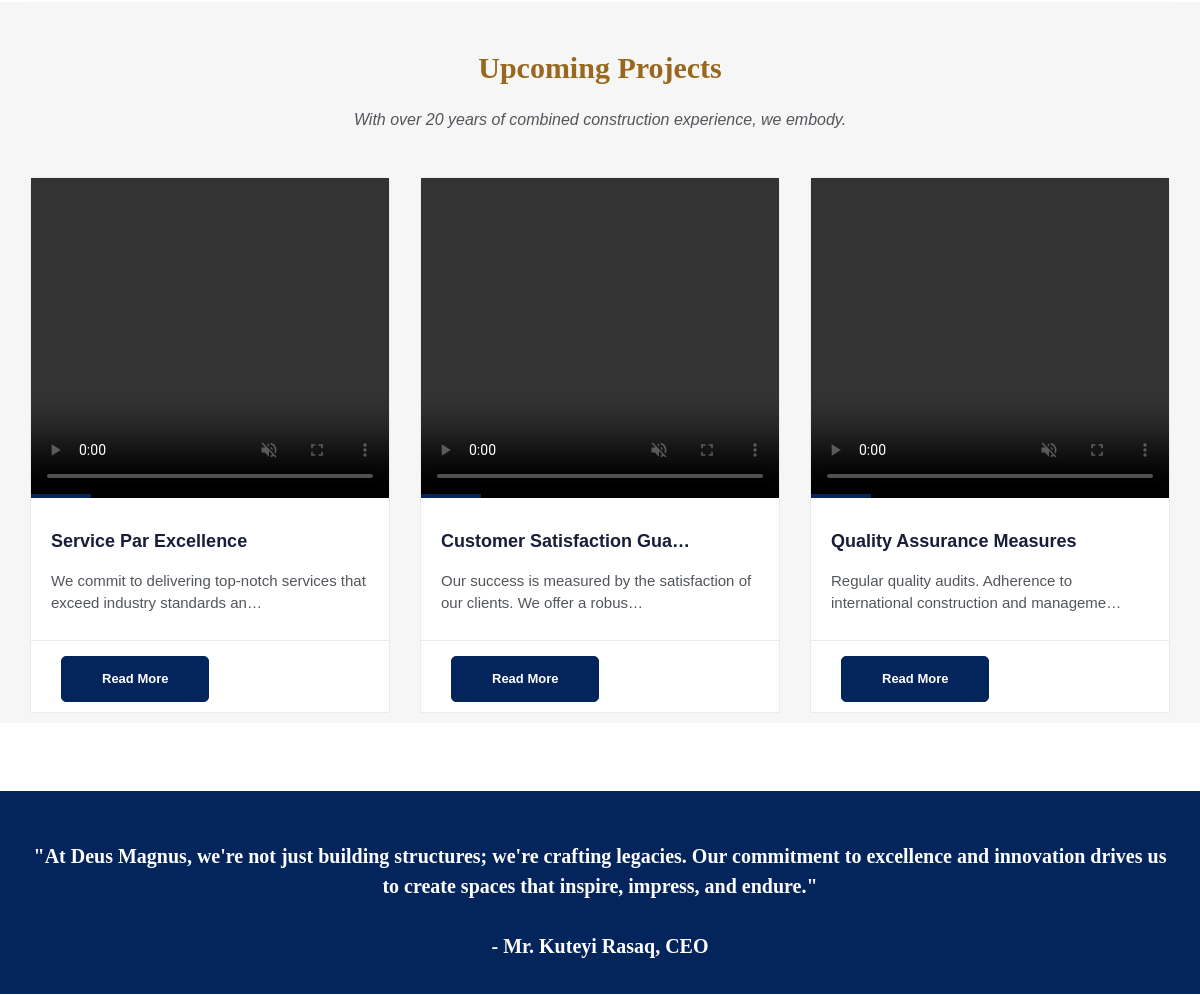
The app's page / (middle part), older data.
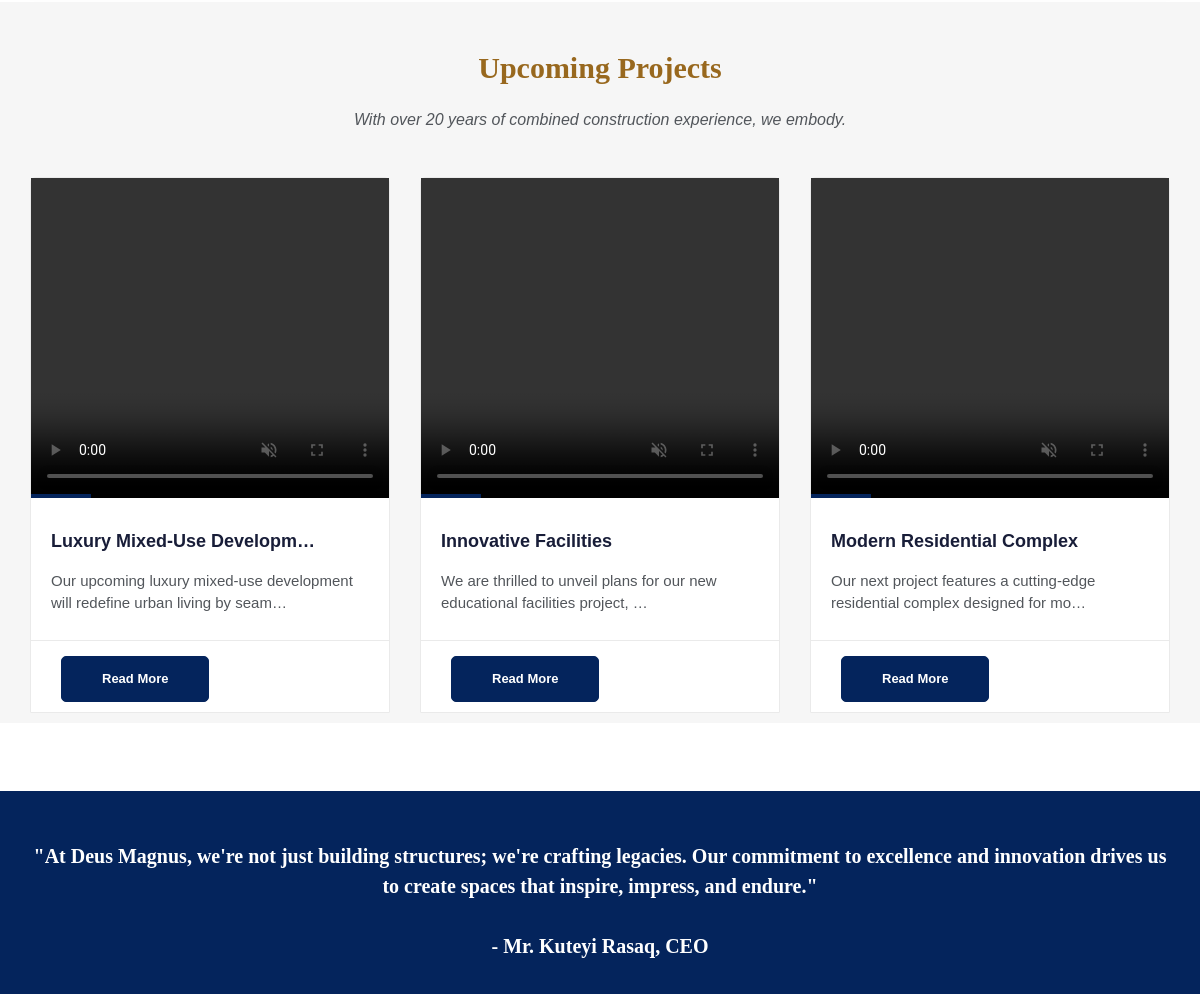
The same page, newer data.
### deus_magnus/models.py (models this page shows, shortened)
class DeusMagnusMainPost(models.Model):
    deus_magnus_title = models.CharField(max_length=255, blank=True, null=True)
    deus_magnus_description = models.TextField()
    deus_magnus_slug = models.SlugField (max_length=255,blank=True, null=True)
    deus_manus_video = models.FileField(upload_to='videos/')
    deus_magnus_publish_date = models.DateTimeField (auto_now_add= True)
    deus_magnus_author = models.ForeignKey(User, on_delete=models.CASCADE)
    class Meta:
        ordering =['-deus_magnus_publish_date']

### deus_magnus/views.py (the view)
# urls.py: path('', HomeView.as_view(), name="home"),
class HomeView(ListView):
    model = DeusMagnusMainPost
    template_name = 'deus_magnus/home.html'
    def get_context_data(self, **kwargs):
        context = super().get_context_data(**kwargs)
        context['first_videos'] = Mainvideo.objects.all()
        context['second_constructions'] = SecondDeusMagnusMainPicturePost.objects.all()
        context['last_constructions'] = LastDeusMagnusMainPicturePost.objects.all()
        return context

### templates/deus_magnus/home.html (shortened to what this page needs)
{% extends "base.html" %}
{% load static %}
{% block content%}
<br><br>
<br><br><br>
<br><br><br>
<section class="section gb">
    <div class="container"><br>
        <div class="section-title text-center">
            <h3 style="color: #98681e;">Upcoming Projects</h3>
            <p> With over 20 years of combined construction experience, we embody.</p>
        </div>
        <div class="row">
            {% for post in object_list %}
            <div class="col-lg-4 col-md-12">
                <div class="blog-box">
                    <a href="{% url 'detail' post.pk %}">
                    <div class="image-wrap entry">
                        <video autoplay muted playsinline loop width="100%" height="40%"  controls>
                            <source src="{{ post.deus_manus_video.url }}" type="video/mp4">
                        </video>
                    </div>
                    </a>
                    <div class="blog-desc">
                        <h4><a href="{% url 'detail' post.pk %}">{{post.deus_magnus_title|truncatechars:26}}</a></h4>
                        <p>{{post.deus_magnus_description|truncatechars:77}}</p>
                    </div>
                    <div class="post-meta">
                        <span>
                            <div class="btn-wrapper">
                                <a href="{% url 'detail' post.pk %}" class="btn btn-primary"style="border-radius: 5px;">Read More</a>
                            </div>
                         </span>
                    </div>
                </div>
            </div>
            {%endfor%}
        </div>
    </div>
</section><br><br><br>
<section class="section db p110">
    <div class="container"><br>
        <div class="row">
            <div class="col-md-12">
                <div class="tagline-message text-center">
                <h3>"At Deus Magnus, we're not just building structures; we're crafting legacies.
                    Our commitment to excellence and innovation drives us to create spaces that inspire, impress, and endure." <br><br>
                    - Mr. Kuteyi Rasaq, CEO</h3><br>
                </div>
            </div>
        </div>
    </div>
</section><br><br><br>
<br><br>
<br><br>
<br><br><br>
<br>
        {% endblock %}

Row changes from the older to the newer data that the page shows:
changed DeusMagnusMainPost: deus_magnus_title "Service Par Excellence" → "Luxury Mixed-Use Developm…"; deus_magnus_description "We commit to delivering top-notch services that exceed industry standards an…" → "Our upcoming luxury mixed-use development will redefine urban living by seam…"
changed DeusMagnusMainPost: deus_magnus_title "Customer Satisfaction Gua…" → "Innovative Facilities"; deus_magnus_description "Our success is measured by the satisfaction of our clients. We offer a robus…" → "We are thrilled to unveil plans for our new educational facilities project, …"
changed DeusMagnusMainPost: deus_magnus_title "Quality Assurance Measures" → "Modern Residential Complex"; deus_magnus_description "Regular quality audits. Adherence to international construction and manageme…" → "Our next project features a cutting-edge residential complex designed for mo…"
